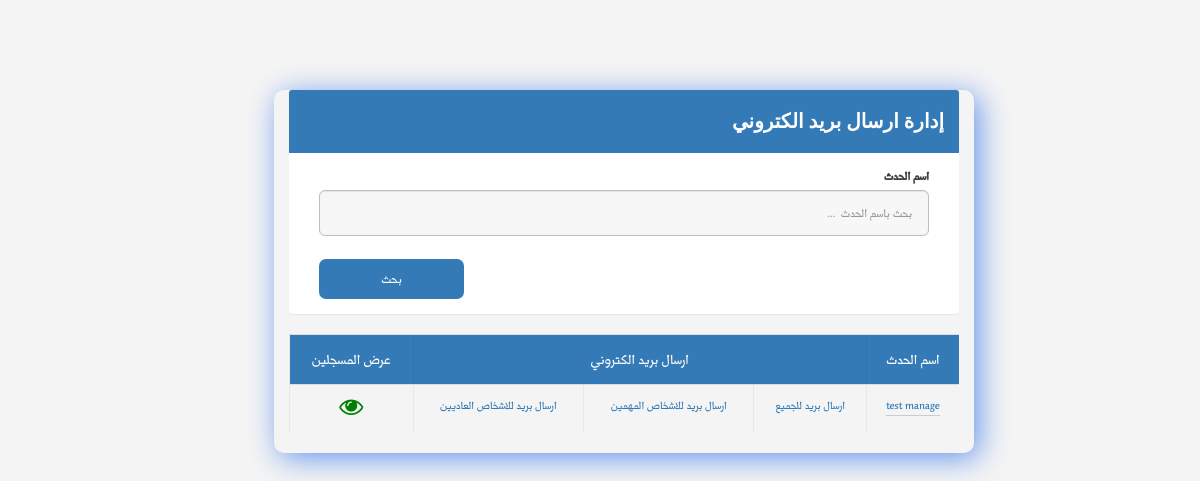
The app's page /manageEmail.php (signed in), older data.
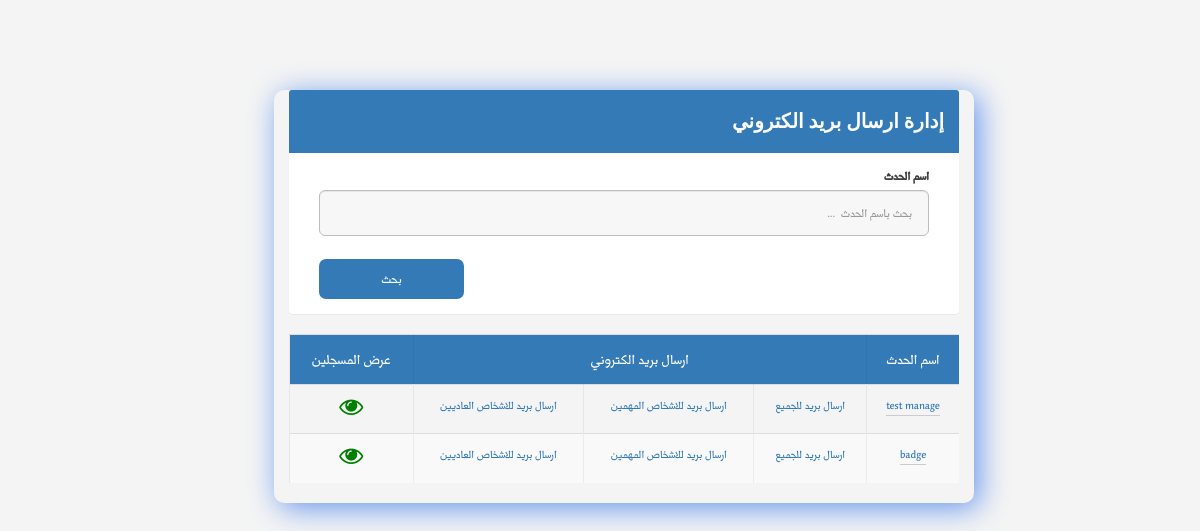
The same page, newer data.
### tables this page shows
CREATE TABLE `event` (
  `event_ID` int(5) NOT NULL,
  `name_Event` varchar(30) NOT NULL,
  `descrption_Event` varchar(200) NOT NULL,
  `sartDate_Event` date NOT NULL,
  `endDate_Event` date NOT NULL,
  `location_Event` varchar(30) NOT NULL,
  `organization_name_Event` varchar(30) NOT NULL,
  `eventLink` varchar(140) NOT NULL,
  `maxNumOfAttendee` int(11) NOT NULL,
  `templateName` varchar(256) NOT NULL,
  `templateSize` int(11) NOT NULL,
  `templateType` varchar(256) NOT NULL,
  `templateLocation` varchar(256) NOT NULL,
  `organizer_ID` int(11) NOT NULL,
  `VIPCode` int(5) NOT NULL
);

### manageEmail.php (the view, shortened to what this page needs)
<?php
require_once 'php/connectTosql.php';
if (isset($_GET['eventName']) && $_GET['eventName'] != '') {
 $eventName = $_GET['eventName'];
 $query = mysqli_query($con, "SELECT * FROM event  WHERE  name_Event like '%$eventName%' ") or die(mysqli_error($con));
} else {
if (isset($_SESSION['organizerID'])){
$orgID = $_SESSION['organizerID'];
 $query = mysqli_query($con, "SELECT * FROM event WHERE organizer_ID = '$orgID' AND eventLink != '' ") or die(mysqli_error($con));
}
}
?>
<!DOCTYPE html>
<html>
<head>
<link rel="stylesheet" href="https://unpkg.com/purecss@1.0.0/build/pure-min.css">
<link rel="stylesheet" href="css/layouts/custom.css">
<link rel="stylesheet" href="css/font-awesome.min.css">
<link rel="stylesheet" href="css/icon.css">
<link rel="stylesheet" href="css/bootstrap.min.css">
<link rel="stylesheet" href="css/main-rtl.css">
</head>
<body>
  <div class="mainContent">
    <div class="container">
      <div class="panel panel-primary">
        <div class="panel-heading">
          <h4 class="panelTitle">إدارة ارسال بريد الكتروني </h4>
        </div>
        <div class="panel-body">
          <form action="manageForm.php" class="manageFormFrm" method="Get">
             <div class="col-md-12">
              <div class="form-group form-group-lg">
                <label for="eventName" class="control-label"> اسم الحدث</label>
                <input type="text" class="form-control" id="txtEventName" name="eventName" placeholder="بحث باسم الحدث  ..." >
              </div>
            </div>
			<div class="col-md-12">
              <div class="form-group form-group-lg">
			<input type="submit"  class=" btn btn-nor-primary  "  name="update" value = "بحث" style="width:145px">
            </div>
			  </div>
          </form>
        </div>
      </div>
    <table class="table table-striped">
      <tr>
		  <th >اسم الحدث </th>
        <th colspan = "3">ارسال بريد الكتروني </th>
		  <th >عرض المسجلين </th>
      </tr>
      <?php
while ($row = mysqli_fetch_array($query)):
 echo "<tr>";
 echo "<td><a  href='eventDetails.php?eventid=" . $row['event_ID'] . "'>" . $row['name_Event'] . "</a></td>";
 echo "<td> <a href='sendEmail.php?all=true&event_ID=" .$row['event_ID'] . "  '>ارسال بريد للجميع  </a></td>";
        echo "<td> <a href='sendEmail.php?VIP=true&event_ID=" .$row['event_ID'] . "  '>ارسال بريد للاشخاص المهمين  </a></td>";
        echo "<td> <a href='sendEmail.php?normal=true&event_ID=" .$row['event_ID'] . "  '>ارسال بريد للاشخاص العاديين  </a></td>";
		$IDevent = $row['event_ID'];
echo "<td> <a href='registeredEvent.php?eID=$IDevent '><span class=' 	fa fa-eye
' style='font-size:24px;color:green;  '></span> </a></td>
		      </tr>";
 ?>
<?php endwhile;?>
    </table>
 </div>
</body>
</html>

Row changes from the older to the newer data that the page shows:
now on this page (row edited): event: name_Event "badge"
